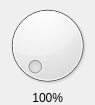
<?xml version="1.0" encoding="UTF-8"?>
<ui version="4.0">
 <class>ViVolumeDialWidget</class>
 <widget class="QWidget" name="ViVolumeDialWidget">
  <property name="geometry">
   <rect>
    <x>0</x>
    <y>0</y>
    <width>95</width>
    <height>105</height>
   </rect>
  </property>
  <property name="maximumSize">
   <size>
    <width>950</width>
    <height>1050</height>
   </size>
  </property>
  <property name="windowTitle">
   <string>Form</string>
  </property>
  <property name="styleSheet">
   <string/>
  </property>
  <layout class="QGridLayout" name="gridLayout">
   <property name="margin">
    <number>0</number>
   </property>
   <property name="spacing">
    <number>0</number>
   </property>
   <item row="0" column="0" rowspan="2" colspan="3">
    <widget class="ViDialer" name="volumeDial">
     <property name="maximum">
      <number>100</number>
     </property>
    </widget>
   </item>
   <item row="2" column="1">
    <widget class="QWidget" name="widget" native="true">
     <property name="minimumSize">
      <size>
       <width>0</width>
       <height>0</height>
      </size>
     </property>
     <property name="maximumSize">
      <size>
       <width>16777215</width>
       <height>16777215</height>
      </size>
     </property>
     <layout class="QGridLayout" name="gridLayout_2">
      <property name="margin">
       <number>0</number>
      </property>
      <property name="spacing">
       <number>6</number>
      </property>
      <item row="0" column="0">
       <widget class="QLabel" name="volumeLabel">
        <property name="sizePolicy">
         <sizepolicy hsizetype="Minimum" vsizetype="Preferred">
          <horstretch>0</horstretch>
          <verstretch>0</verstretch>
         </sizepolicy>
        </property>
        <property name="minimumSize">
         <size>
          <width>37</width>
          <height>0</height>
         </size>
        </property>
        <property name="text">
         <string>100%</string>
        </property>
        <property name="alignment">
         <set>Qt::AlignRight|Qt::AlignTrailing|Qt::AlignVCenter</set>
        </property>
       </widget>
      </item>
      <item row="0" column="1">
       <widget class="ViButton" name="muteButton" native="true">
        <property name="minimumSize">
         <size>
          <width>0</width>
          <height>0</height>
         </size>
        </property>
        <property name="styleSheet">
         <string notr="true"/>
        </property>
       </widget>
      </item>
     </layout>
    </widget>
   </item>
  </layout>
 </widget>
 <customwidgets>
  <customwidget>
   <class>ViButton</class>
   <extends>QWidget</extends>
   <header>vibutton.h</header>
   <container>1</container>
  </customwidget>
  <customwidget>
   <class>ViDialer</class>
   <extends>QDial</extends>
   <header>vidialer.h</header>
  </customwidget>
 </customwidgets>
 <resources/>
 <connections/>
</ui>
